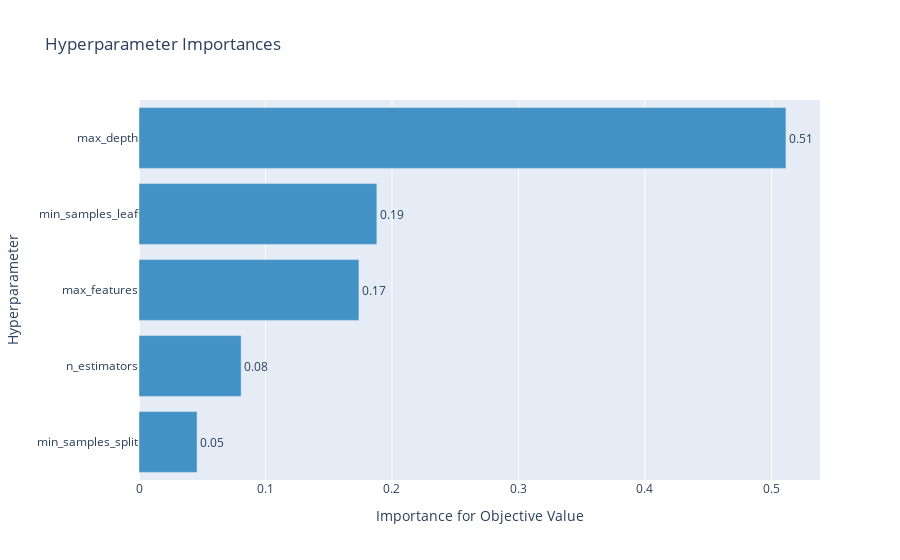

The notebook cell saved with this chart:
### Code cell
# 하이퍼파라미터별 중요도를 확인할 수 있는 그래프
optuna.visualization.plot_param_importances(study)

### Figure 1 — Plotly figure (JSON) as saved in the notebook; plotly's stock layout.template omitted (floating-point values rounded to 4 significant figures)
{"data": [{"cliponaxis": false, "hovertemplate": ["min_samples_split (IntDistribution): 0.04590167699263723<extra></extra>", "n_estimators (IntDistribution): 0.08075396996174751<extra></extra>", "max_features (FloatDistribution): 0.1738689767731218<extra></extra>", "min_samples_leaf (IntDistribution): 0.1880305874471392<extra></extra>", "max_depth (IntDistribution): 0.5114447888253543<extra></extra>"], "marker": {"color": "rgb(66,146,198)"}, "orientation": "h", "text": ["0.05", "0.08", "0.17", "0.19", "0.51"], "textposition": "outside", "type": "bar", "x": [0.0459, 0.08075, 0.1739, 0.188, 0.5114], "y": ["min_samples_split", "n_estimators", "max_features", "min_samples_leaf", "max_depth"]}], "layout": {"showlegend": false, "title": {"text": "Hyperparameter Importances"}, "xaxis": {"title": {"text": "Importance for Objective Value"}}, "yaxis": {"title": {"text": "Hyperparameter"}}}}
